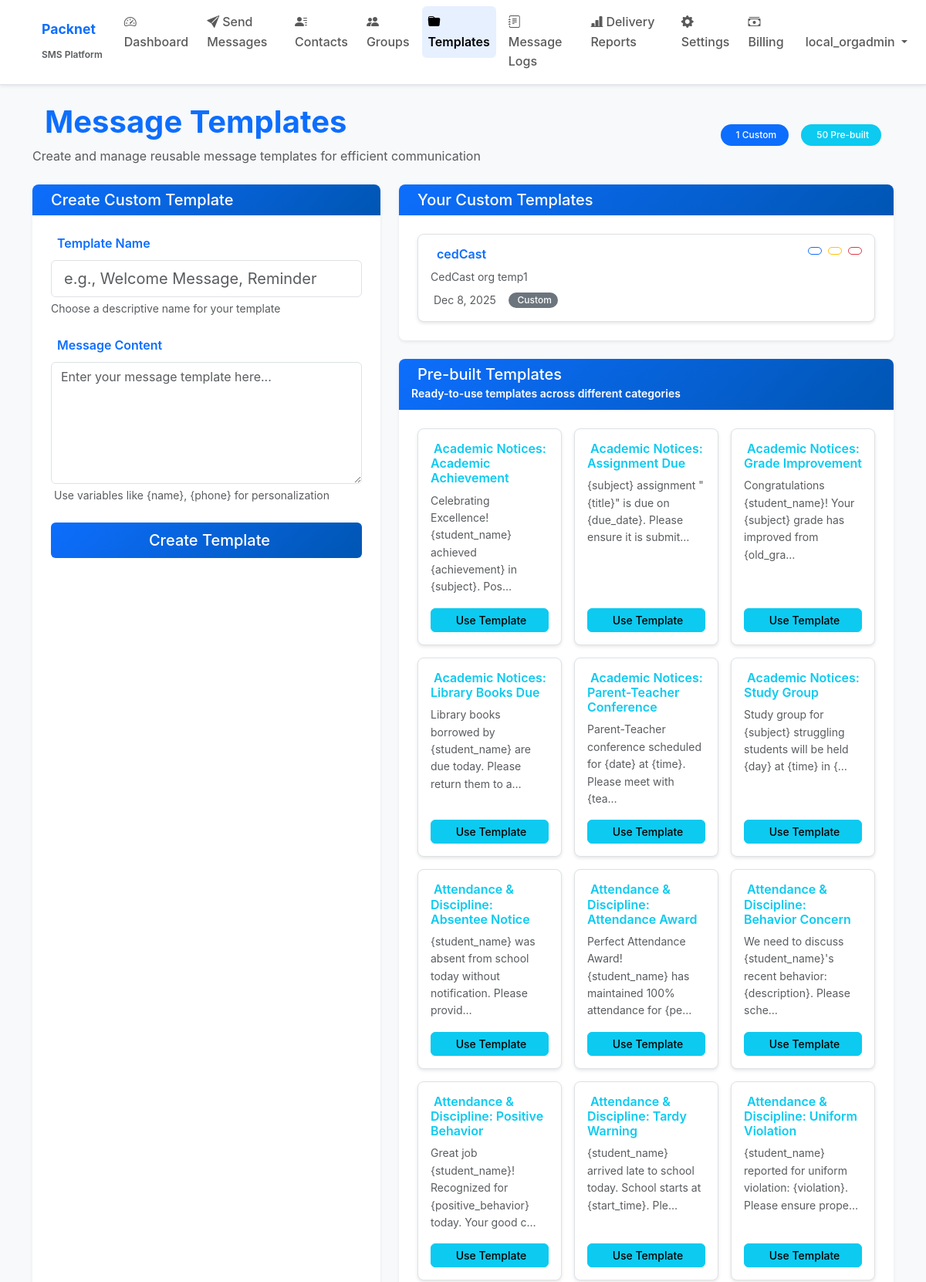
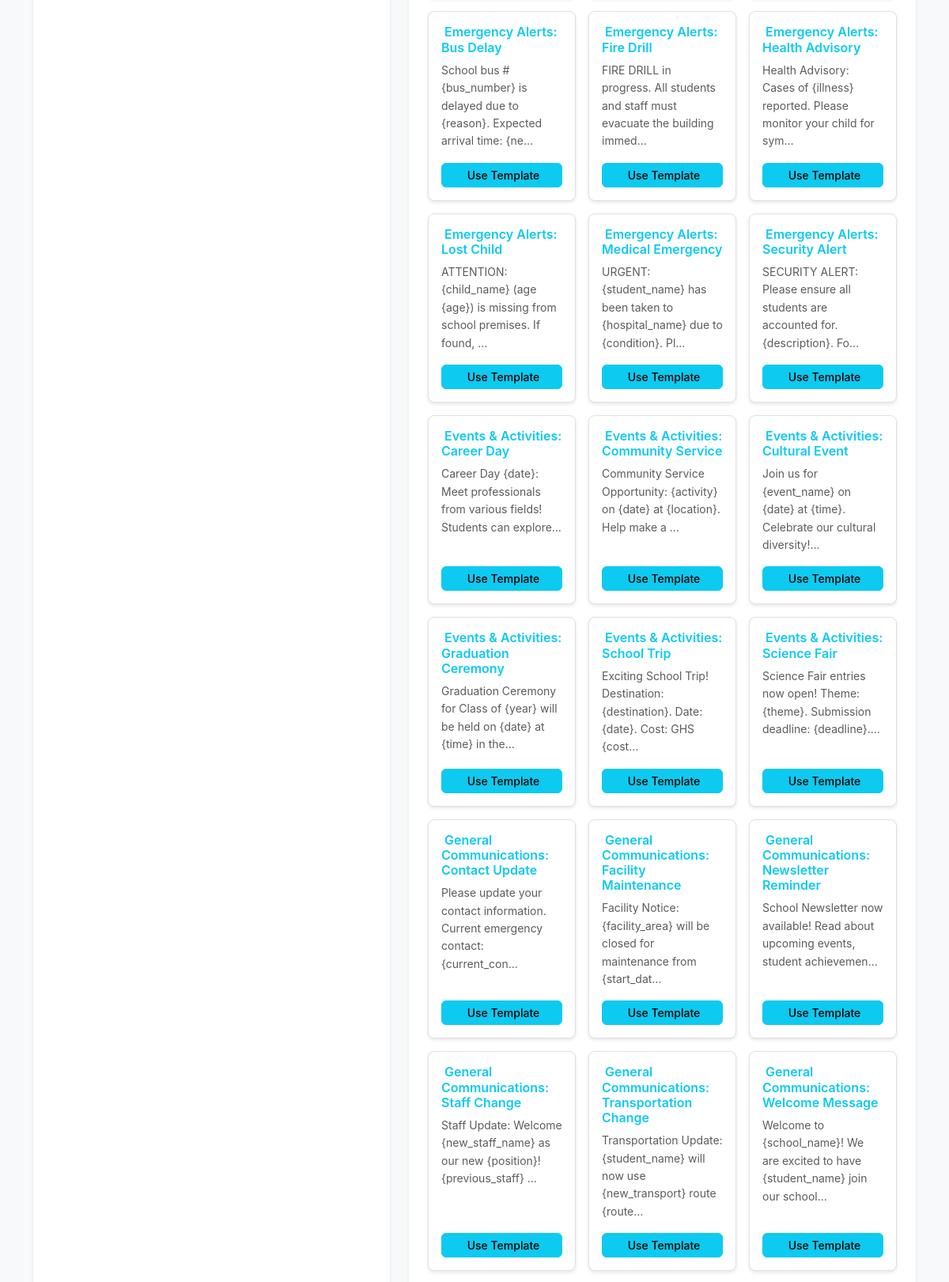
The app's page /packnet/org/templates/ (signed in, upper part) with its own data (2 pictures, top to bottom).
### core/models.py (models this page shows, shortened)
class Organization(models.Model):
	TYPE_CHOICES = [
		("pharmacy", "Pharmacy"),
		("company", "Company"),
		("ngo", "NGO"),
		("other", "Other"),
	]
	name = models.CharField(max_length=255)
	org_type = models.CharField(max_length=20, choices=TYPE_CHOICES, default="company")
	slug = models.SlugField(max_length=100, unique=True)
	logo = models.ImageField(upload_to='org_logos/', blank=True, null=True)
	address = models.TextField(blank=True, null=True)
	phone_primary = models.CharField(max_length=20, blank=True, null=True)
	phone_secondary = models.CharField(max_length=20, blank=True, null=True)
	created_at = models.DateTimeField(auto_now_add=True)
	is_active = models.BooleanField(default=True)
	onboarded = models.BooleanField(default=False)
	banned = models.BooleanField(default=False, help_text="Whether this organization is banned from the platform")
	ban_reason = models.TextField(blank=True, null=True, help_text="Reason for banning the organization")
	banned_at = models.DateTimeField(blank=True, null=True, help_text="When the organization was banned")
	banned_by = models.ForeignKey(User, on_delete=models.SET_NULL, null=True, blank=True, related_name='banned_organizations', help_text="User who banned this organization")
	APPROVAL_CHOICES = [
		('pending', 'Pending Approval'),
		('approved', 'Approved'),
		('rejected', 'Rejected'),
	]
	approval_status = models.CharField(max_length=20, choices=APPROVAL_CHOICES, default='pending')
	approved_at = models.DateTimeField(blank=True, null=True)
	approved_by = models.ForeignKey(User, on_delete=models.SET_NULL, null=True, blank=True, related_name='approved_organizations')
	rejection_reason = models.TextField(blank=True, null=True)
	sms_credit_balance = models.DecimalField(max_digits=10, decimal_places=2, default=Decimal('0.00'))
	total_sms_sent = models.PositiveIntegerField(default=0, help_text="Total SMS sent by organization")
	sms_rate = models.DecimalField(max_digits=5, decimal_places=4, default=Decimal('0.25'), help_text="Cost per SMS in cedis")
	is_premium = models.BooleanField(default=False, help_text="Premium features enabled")
	class Meta:
		indexes = [
			models.Index(fields=['is_active', 'onboarded']),
			models.Index(fields=['slug']),
			models.Index(fields=['approval_status', 'created_at']),
		]
	@property
	def balance(self):
		"""Backward compatibility property for sms_credit_balance"""
		return self.sms_credit_balance

class User(AbstractUser):
	SUPER_ADMIN = "super_admin"
	SCHOOL_ADMIN = "school_admin"
	ORG_ADMIN = "org_admin"
	ROLE_CHOICES = [
		(SUPER_ADMIN, "Super Admin"),
		(SCHOOL_ADMIN, "School Admin"),
		(ORG_ADMIN, "Organization Admin"),
	]
	role = models.CharField(max_length=20, choices=ROLE_CHOICES)
	school = models.ForeignKey(School, on_delete=models.CASCADE, null=True, blank=True)
	organization = models.ForeignKey('Organization', on_delete=models.CASCADE, null=True, blank=True)

class OrgSMSTemplate(models.Model):
	organization = models.ForeignKey('Organization', on_delete=models.CASCADE)
	name = models.CharField(max_length=100)
	content = models.TextField()
	created_at = models.DateTimeField(auto_now_add=True)
	is_pre_built = models.BooleanField(default=False, help_text="Whether this is a pre-built template")

### core/views.py (the view, shortened to what this page needs)
# urls.py: path('<slug:org_slug>/org/templates/', views.org_templates, name='org_templates'),
@login_required
def org_templates(request, org_slug=None):
	user = request.user
	if user.role != User.ORG_ADMIN or not getattr(user, 'organization', None):
		return redirect('dashboard')
	organization = user.organization
	if org_slug and organization.slug != org_slug:
		return redirect('org_dashboard', org_slug=organization.slug)
	from .models import OrgSMSTemplate
	error = None
	custom_templates = OrgSMSTemplate.objects.filter(organization=organization, is_pre_built=False).order_by('-created_at')
	pre_built_templates = OrgSMSTemplate.objects.filter(organization=organization, is_pre_built=True).order_by('name')
	return render(request, 'org_templates.html', {
		'organization': organization,
		'custom_templates': custom_templates,
		'pre_built_templates': pre_built_templates,
		'error': error
	})

### core/templates/org_templates.html (shortened to what this page needs)
{% extends "base.html" %}
{% load static %}
{% block content %}
{% include "org_admin_combined_nav.html" %}
<div class="container-fluid py-4 org-admin-page">
    <div class="container">
        <div class="row mb-4">
            <div class="col-12">
                <div class="d-flex align-items-center justify-content-between">
                    <div>
                        <h1 class="mb-2 text-primary fw-bold">
                            Message Templates
                        </h1>
                        <p class="text-muted mb-0">Create and manage reusable message templates for efficient communication</p>
                    </div>
                    <div class="text-end">
                        <div class="d-flex align-items-center">
                            <div class="badge bg-primary me-3 px-3 py-2">
                                {{ custom_templates|length }} Custom
                            </div>
                            {% if pre_built_templates %}
                            <div class="badge bg-info me-3 px-3 py-2">
                                {{ pre_built_templates|length }} Pre-built
                            </div>
                            {% endif %}
                        </div>
                    </div>
                </div>
            </div>
        </div>
        <div class="row g-4">
            <div class="col-lg-5">
                <div class="card h-100 shadow-sm">
                    <div class="card-header bg-primary text-white">
                        <h5 class="mb-0">
                            Create Custom Template
                        </h5>
                    </div>
                    <div class="card-body p-4">
                        <form method="post" id="templateForm">
                            <div class="mb-4">
                                <label for="templateName" class="form-label fw-semibold text-primary">
                                    Template Name
                                </label>
                                <input type="text" id="templateName" name="name" class="form-control form-control-lg"
                                       placeholder="e.g., Welcome Message, Reminder" required>
                                <div class="form-text">Choose a descriptive name for your template</div>
                            </div>
                            <div class="mb-4">
                                <label for="templateContent" class="form-label fw-semibold text-primary">
                                    Message Content
                                </label>
                                <textarea id="templateContent" name="content" class="form-control" rows="6"
                                          placeholder="Enter your message template here..." required></textarea>
                                <div class="form-text">
                                    Use variables like {name}, {phone} for personalization
                                </div>
                            </div>
                            <div class="d-grid gap-2">
                                <button type="submit" class="btn btn-primary btn-lg">
                                    Create Template
                                </button>
                            </div>
                        </form>
                    </div>
                </div>
            </div>
            <div class="col-lg-7">
                <div class="card mb-4 shadow-sm">
                    <div class="card-header bg-primary text-white">
                        <h5 class="mb-0">
                            Your Custom Templates
                        </h5>
                    </div>
                    <div class="card-body p-4">
                        {% if custom_templates %}
                        <div class="row g-3">
                            {% for t in custom_templates %}
                            <div class="col-12">
                                <div class="card border">
                                    <div class="card-body">
                                        <div class="d-flex align-items-start justify-content-between">
                                            <div class="flex-grow-1">
                                                <h6 class="mb-2 text-primary fw-semibold">
                                                    {{ t.name }}
                                                </h6>
                                                <p class="mb-2 text-muted small">{{ t.content|truncatechars:120 }}</p>
                                                <div class="d-flex align-items-center">
                                                    <small class="text-muted me-3">
                                                        {{ t.created_at|date:'M j, Y' }}
                                                    </small>
                                                    <span class="badge bg-secondary">
                                                        Custom
                                                    </span>
                                                </div>
                                            </div>
                                            <div class="d-flex gap-2 ms-3">
                                                <button class="btn btn-outline-primary btn-sm" onclick="useTemplate('{{ t.content|escapejs }}')">
                                                </button>
                                                <a href="{% url 'org_template_edit' organization.slug t.id %}" class="btn btn-outline-warning btn-sm">
                                                </a>
                                                <a href="{% url 'org_template_delete' organization.slug t.id %}" class="btn btn-outline-danger btn-sm">
                                                </a>
                                            </div>
                                        </div>
                                    </div>
                                </div>
                            </div>
                            {% endfor %}
                        </div>
                        {% endif %}
                    </div>
                </div>
                {% if pre_built_templates %}
                <div class="card shadow-sm">
                    <div class="card-header bg-info text-white">
                        <h5 class="mb-0">
                            Pre-built Templates
                        </h5>
                        <small>Ready-to-use templates across different categories</small>
                    </div>
                    <div class="card-body p-4">
                        <div class="row g-3">
                            {% for template in pre_built_templates %}
                            <div class="col-md-6 col-lg-4">
                                <div class="card h-100 border">
                                    <div class="card-body d-flex flex-column">
                                        <h6 class="mb-2 text-info fw-semibold">
                                            {{ template.name }}
                                        </h6>
                                        <p class="mb-3 text-muted small flex-grow-1">{{ template.content|truncatechars:80 }}</p>
                                        <button class="btn btn-info btn-sm mt-auto" onclick="useTemplate('{{ template.content|escapejs }}')">
                                            Use Template
                                        </button>
                                    </div>
                                </div>
                            </div>
                            {% endfor %}
                        </div>
                    </div>
                </div>
                {% endif %}
            </div>
        </div>
    </div>
</div>
{% endblock %}

### core/templates/org_admin_combined_nav.html (shortened to what this page needs)
{% load static %}
<nav class="navbar navbar-expand-lg navbar-light bg-white border-bottom shadow-sm">
    <div class="container-fluid">
        <a class="navbar-brand d-flex align-items-center" href="{% url 'org_dashboard' organization.slug %}">
            <img src="{% static 'images/cedcast_logo.png' %}" alt="CedCast" style="height: 32px; margin-right: 10px;" onerror="this.style.display='none'">
            <div class="d-none d-sm-block">
                <div class="fw-bold text-primary" style="font-size: 1.1rem;">{{ organization.name }}</div>
                <small class="text-muted" style="font-size: 0.75rem;">SMS Platform</small>
            </div>
        </a>
        <div class="collapse navbar-collapse" id="orgAdminNavbar">
            <ul class="navbar-nav me-auto">
                <li class="nav-item">
                    <a class="nav-link {% if request.resolver_match.url_name == 'org_dashboard' %}active{% endif %}" href="{% url 'org_dashboard' organization.slug %}">
                        <i class="bi bi-speedometer2 me-1"></i>Dashboard
                    </a>
                </li>
                <li class="nav-item">
                    <a class="nav-link {% if request.resolver_match.url_name == 'org_send_sms' %}active{% endif %}" href="{% url 'org_send_sms' organization.slug %}">
                        <i class="bi bi-send-fill me-1"></i>Send Messages
                    </a>
                </li>
                <li class="nav-item">
                    <a class="nav-link {% if request.resolver_match.url_name == 'org_upload_contacts' %}active{% endif %}" href="{% url 'org_upload_contacts' organization.slug %}">
                        <i class="bi bi-person-lines-fill me-1"></i>Contacts
                    </a>
                </li>
                <li class="nav-item">
                    <a class="nav-link {% if request.resolver_match.url_name == 'org_groups' %}active{% endif %}" href="{% url 'org_groups' organization.slug %}">
                        <i class="bi bi-people-fill me-1"></i>Groups
                    </a>
                </li>
                <li class="nav-item">
                    <a class="nav-link {% if request.resolver_match.url_name == 'org_templates' %}active{% endif %}" href="{% url 'org_templates' organization.slug %}">
                        <i class="bi bi-folder-fill me-1"></i>Templates
                    </a>
                </li>
                <li class="nav-item">
                    <a class="nav-link {% if request.resolver_match.url_name == 'org_message_logs' %}active{% endif %}" href="{% url 'org_message_logs' organization.slug %}">
                        <i class="bi bi-journal-text me-1"></i>Message Logs
                    </a>
                </li>
                <li class="nav-item">
                    <a class="nav-link {% if request.resolver_match.url_name == 'org_delivery_reports' %}active{% endif %}" href="{% url 'org_delivery_reports' organization.slug %}">
                        <i class="bi bi-bar-chart-line-fill me-1"></i>Delivery Reports
                    </a>
                </li>
                {% if user.is_superuser or user.is_staff or user.role == 'org_admin' or user.role == 'owner' %}
                <li class="nav-item">
                    <a class="nav-link {% if request.resolver_match.url_name == 'org_settings' %}active{% endif %}" href="{% url 'org_settings' organization.slug %}">
                        <i class="bi bi-gear-fill me-1"></i>Settings
                    </a>
                </li>
                <li class="nav-item">
                    <a class="nav-link {% if request.resolver_match.url_name == 'org_billing' %}active{% endif %}" href="{% url 'org_billing' organization.slug %}">
                        <i class="bi bi-cash-stack me-1"></i>Billing
                    </a>
                </li>
                {% endif %}
            </ul>
            <ul class="navbar-nav">
                <li class="nav-item dropdown">
                    <a class="nav-link dropdown-toggle" href="#" id="userDropdown" role="button" data-bs-toggle="dropdown" aria-expanded="false">
                        <span class="d-none d-lg-inline">{{ user.get_full_name|default:user.username }}</span>
                    </a>
                </li>
            </ul>
        </div>
    </div>
</nav>

### records on screen
Organization: name "Packnet"
User: get_full_name "local_orgadmin"
OrgSMSTemplate: name "cedCast", content "CedCast org temp1", created_at "Dec 8, 2025"
OrgSMSTemplate: name "Academic Notices: Academic Achievement", content "Celebrating Excellence! {student_name} achieved {achievement} in {subject}. Pos…"
OrgSMSTemplate: name "Academic Notices: Assignment Due", content "{subject} assignment \"{title}\" is due on {due_date}. Please ensure it is submit…"
OrgSMSTemplate: name "Academic Notices: Grade Improvement", content "Congratulations {student_name}! Your {subject} grade has improved from {old_gra…"
OrgSMSTemplate: name "Academic Notices: Library Books Due", content "Library books borrowed by {student_name} are due today. Please return them to a…"
OrgSMSTemplate: name "Academic Notices: Parent-Teacher Conference", content "Parent-Teacher conference scheduled for {date} at {time}. Please meet with {tea…"
OrgSMSTemplate: name "Academic Notices: Study Group", content "Study group for {subject} struggling students will be held {day} at {time} in {…"
OrgSMSTemplate: name "Attendance & Discipline: Absentee Notice", content "{student_name} was absent from school today without notification. Please provid…"
OrgSMSTemplate: name "Attendance & Discipline: Attendance Award", content "Perfect Attendance Award! {student_name} has maintained 100% attendance for {pe…"
OrgSMSTemplate: name "Attendance & Discipline: Behavior Concern", content "We need to discuss {student_name}'s recent behavior: {description}. Please sche…"
OrgSMSTemplate: name "Attendance & Discipline: Positive Behavior", content "Great job {student_name}! Recognized for {positive_behavior} today. Your good c…"
OrgSMSTemplate: name "Attendance & Discipline: Tardy Warning", content "{student_name} arrived late to school today. School starts at {start_time}. Ple…"
OrgSMSTemplate: name "Attendance & Discipline: Uniform Violation", content "{student_name} reported for uniform violation: {violation}. Please ensure prope…"
OrgSMSTemplate: name "Emergency Alerts: Bus Delay", content "School bus #{bus_number} is delayed due to {reason}. Expected arrival time: {ne…"
OrgSMSTemplate: name "Emergency Alerts: Fire Drill", content "FIRE DRILL in progress. All students and staff must evacuate the building immed…"
OrgSMSTemplate: name "Emergency Alerts: Health Advisory", content "Health Advisory: Cases of {illness} reported. Please monitor your child for sym…"
OrgSMSTemplate: name "Emergency Alerts: Lost Child", content "ATTENTION: {child_name} (age {age}) is missing from school premises. If found, …"
OrgSMSTemplate: name "Emergency Alerts: Medical Emergency", content "URGENT: {student_name} has been taken to {hospital_name} due to {condition}. Pl…"
OrgSMSTemplate: name "Emergency Alerts: Security Alert", content "SECURITY ALERT: Please ensure all students are accounted for. {description}. Fo…"
OrgSMSTemplate: name "Events & Activities: Career Day", content "Career Day {date}: Meet professionals from various fields! Students can explore…"
OrgSMSTemplate: name "Events & Activities: Community Service", content "Community Service Opportunity: {activity} on {date} at {location}. Help make a …"
OrgSMSTemplate: name "Events & Activities: Cultural Event", content "Join us for {event_name} on {date} at {time}. Celebrate our cultural diversity!…"
OrgSMSTemplate: name "Events & Activities: Graduation Ceremony", content "Graduation Ceremony for Class of {year} will be held on {date} at {time} in the…"
OrgSMSTemplate: name "Events & Activities: School Trip", content "Exciting School Trip! Destination: {destination}. Date: {date}. Cost: GHS {cost…"
OrgSMSTemplate: name "Events & Activities: Science Fair", content "Science Fair entries now open! Theme: {theme}. Submission deadline: {deadline}.…"
OrgSMSTemplate: name "General Communications: Contact Update", content "Please update your contact information. Current emergency contact: {current_con…"
OrgSMSTemplate: name "General Communications: Facility Maintenance", content "Facility Notice: {facility_area} will be closed for maintenance from {start_dat…"
OrgSMSTemplate: name "General Communications: Newsletter Reminder", content "School Newsletter now available! Read about upcoming events, student achievemen…"
OrgSMSTemplate: name "General Communications: Staff Change", content "Staff Update: Welcome {new_staff_name} as our new {position}! {previous_staff} …"
OrgSMSTemplate: name "General Communications: Transportation Change", content "Transportation Update: {student_name} will now use {new_transport} route {route…"
OrgSMSTemplate: name "General Communications: Welcome Message", content "Welcome to {school_name}! We are excited to have {student_name} join our school…"

### other values on screen
{{ custom_templates|length }} "1"
{{ pre_built_templates|length }} "50"
